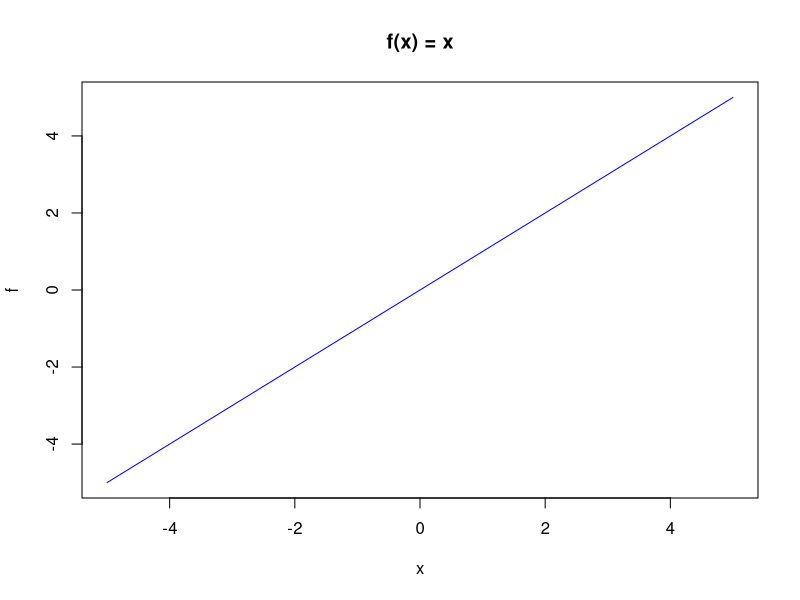
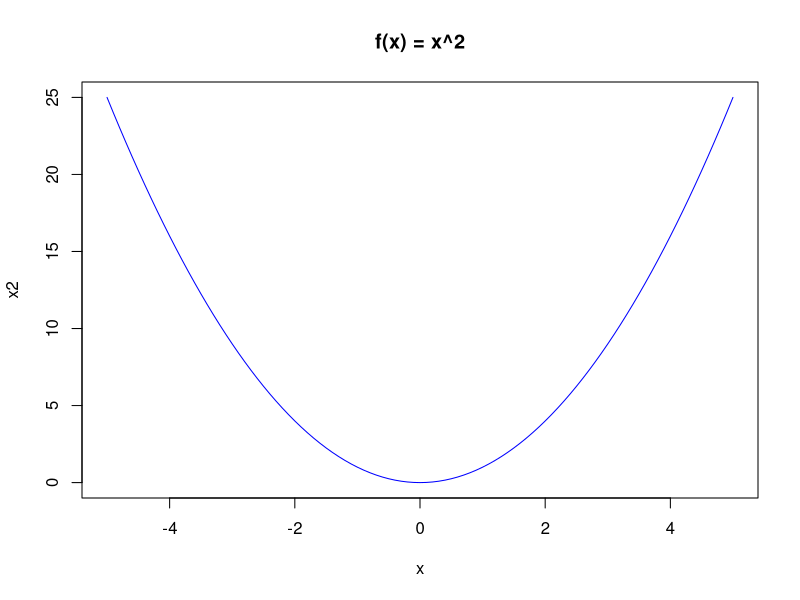
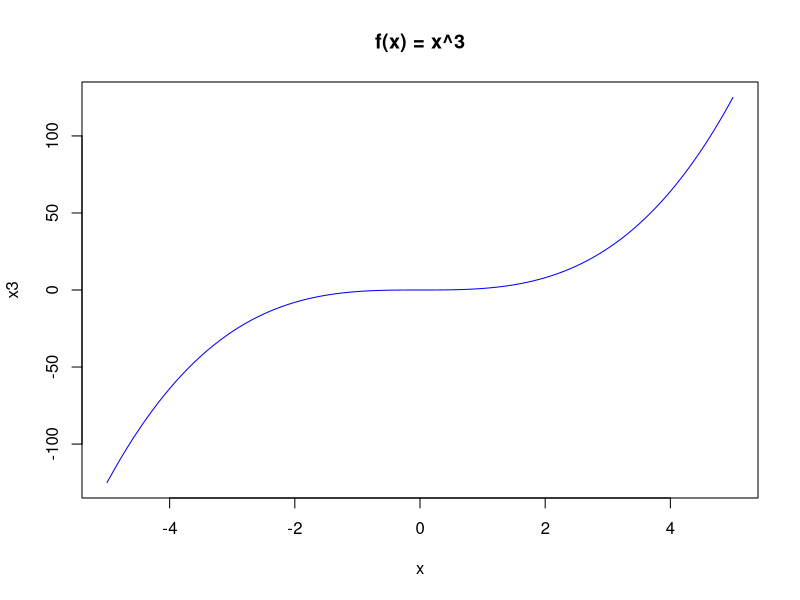
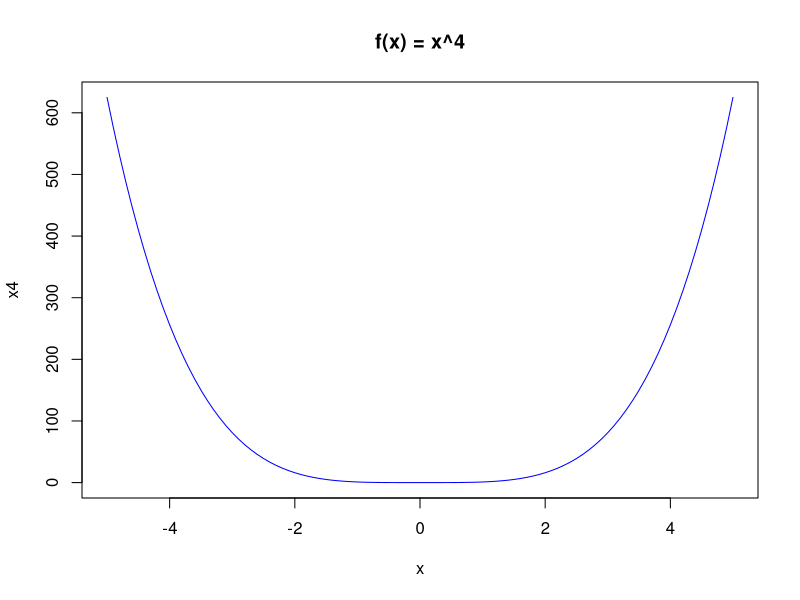
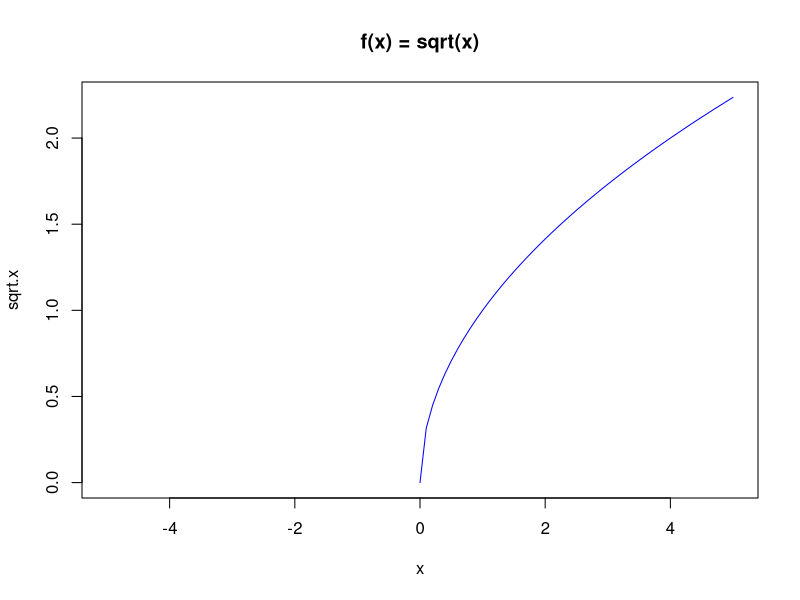
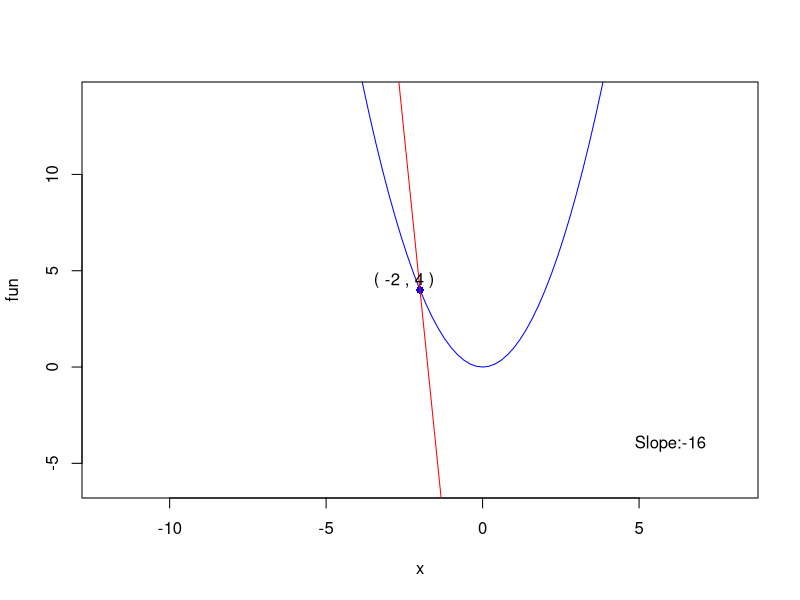
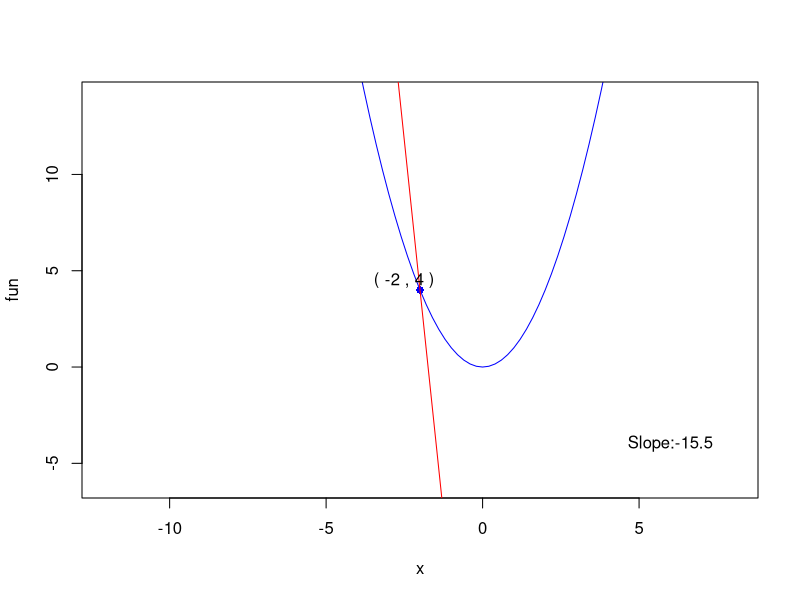
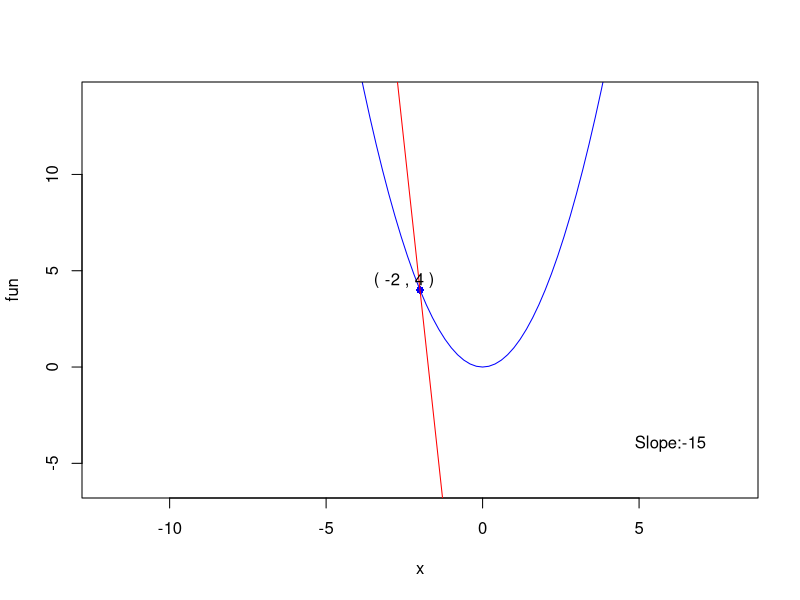

Write R code to recreate these figures, in order.
# ------------------------------------------
# TOC:
#   1. Defining a function
#   2. Plotting a function
#   3. Estimating slope of a 
#      tangent line using secant lines
# ------------------------------------------


# ------------------------------------------
# 1. Defining a function
# ------------------------------------------
f <- function(x) x ## syntax: function(argument/s for function) expression

x2 <- function(x) x^2
x3 <- function(x) x^3
x4 <- function(x) x^4
sqrt.x <- function(x) sqrt(x)









# ------------------------------------------
# 2. Plotting a function
# ------------------------------------------
plot(f, main = "f(x) = x", xlim = c(-5,5), col = 'blue')
plot(x2, main = "f(x) = x^2", xlim = c(-5,5), col = 'blue')
plot(x3, main = "f(x) = x^3", xlim = c(-5,5), col = 'blue')
plot(x4, main = "f(x) = x^4", xlim = c(-5,5), col = 'blue')
plot(sqrt.x, main = "f(x) = sqrt(x)", xlim = c(-5,5), col = 'blue')



















# ------------------------------------------
# 3. Estimating the slope of a tangent line
# ------------------------------------------
### function to estimate slope of tangent lines using secant lines
# library(animation)
library(Deriv)

f <- function(x) x^2

secant.plots <- function(fun, pt) {   ## fun = function; pt = point where sec lines will occur
  f.prime <- Deriv(fun)
  x1 <- pt
  y1 <- fun(x1)
  m1 <- f.prime(x1)
  if (m1 < 0) {
    min <- f.prime(x1)-12
    max <- f.prime(x1)
    j <- 0.5
  } else {
    min <- f.prime(x1)+12
    max <- f.prime(x1)
    j <- -0.5
  }
  windows();
  for (i in seq(min,max,j)) {
    plot(fun, xlim = c(x1-10,x1+10), ylim = c(y1-10,y1+10), col = 'blue')
    points(x = x1, y = y1, col = 'blue', type = 'p', pch = 16)
    sec.int <- -i*x1 + y1
    abline(a = sec.int, b = i, col = 'red')
    text(x1+8, y1-8, labels = paste('Slope:', i, sep = ""))
    text(x1-0.5, y1+0.5, labels = paste('(',x1,',',y1,')'))
    Sys.sleep(0.030)
  }
}

secant.plots(fun = f, pt = -2)



### Single tangent lines
tangent.plots <-  function(fun, pt) {   ## fun = function; pt = point where sec lines will occur
  f.prime <- Deriv(fun)
  x1 <- pt
  y1 <- fun(x1)
  m1 <- f.prime(x1)
    plot(fun, xlim = c(x1-10,x1+10), ylim = c(y1-10,y1+10), col = 'blue')
    points(x = x1, y = y1, col = 'blue', type = 'p', pch = 16)
    sec.int <- -m1*x1 + y1
    abline(a = sec.int, b = m1, col = 'red')
    text(x1+8, y1-8, labels = paste('Slope:', m1, sep = ""))
    text(x1-0.5, y1+0.5, labels = paste('(',x1,',',y1,')'))
}

tangent.plots(fun = f, pt = -3)



### Secant and tangent lines for f(x) = sqrt(x) // discuss expected shape (will get smaller)
plot(sqrt.x, xlim = c(-10,10))
plot(sqrt.x, xlim = c(0,20))

sqrt.x.prime <- Deriv(sqrt.x)
curve(sqrt.x.prime, add = TRUE)

secant.plots(fun = sqrt.x, pt = 3)
tangent.plots(fun = sqrt.x, pt = 1)









